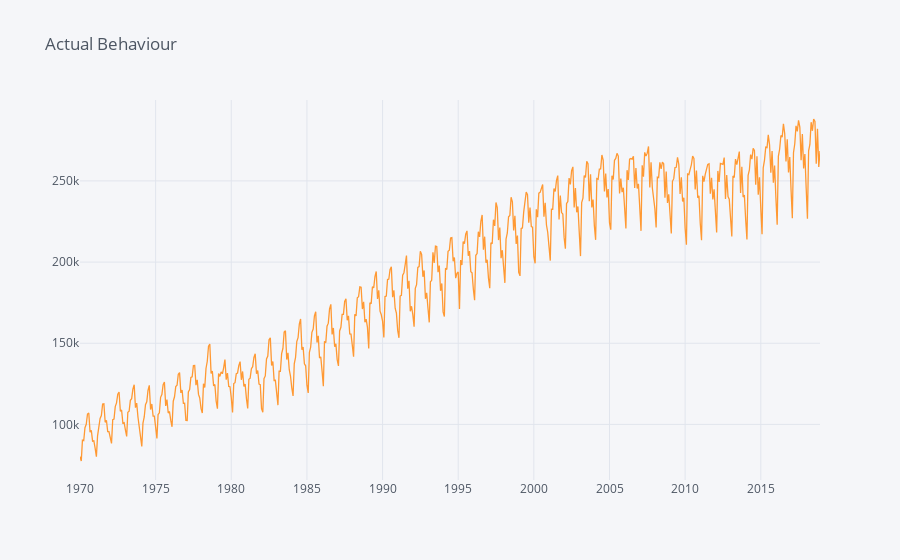

Notebook code for this chart:
### Code cell
df.iplot(kind='line',x='ds',title='Actual Behaviour')

### Figure 1 — Plotly figure (JSON) as saved in the notebook; plotly's stock layout.template omitted (floating-point values rounded to 4 significant figures; data arrays with more than 128 entries replaced by an {"elided": "..."} marker saying what was removed)
{"data": [{"line": {"color": "rgba(255, 153, 51, 1.0)", "dash": "solid", "shape": "linear", "width": 1.3}, "mode": "lines", "name": "y", "text": "", "type": "scatter", "x": {"elided": "588 str values"}, "y": {"elided": "588 int values"}}], "layout": {"autosize": true, "legend": {"bgcolor": "#F5F6F9", "font": {"color": "#4D5663"}}, "paper_bgcolor": "#F5F6F9", "plot_bgcolor": "#F5F6F9", "title": {"font": {"color": "#4D5663"}, "text": "Actual Behaviour"}, "xaxis": {"autorange": true, "gridcolor": "#E1E5ED", "range": ["1970-01-01", "2018-12-01"], "showgrid": true, "tickfont": {"color": "#4D5663"}, "title": {"font": {"color": "#4D5663"}, "text": ""}, "type": "date", "zerolinecolor": "#E1E5ED"}, "yaxis": {"autorange": true, "gridcolor": "#E1E5ED", "range": [65740.0, 299900.0], "showgrid": true, "tickfont": {"color": "#4D5663"}, "title": {"font": {"color": "#4D5663"}, "text": ""}, "type": "linear", "zerolinecolor": "#E1E5ED"}}}
